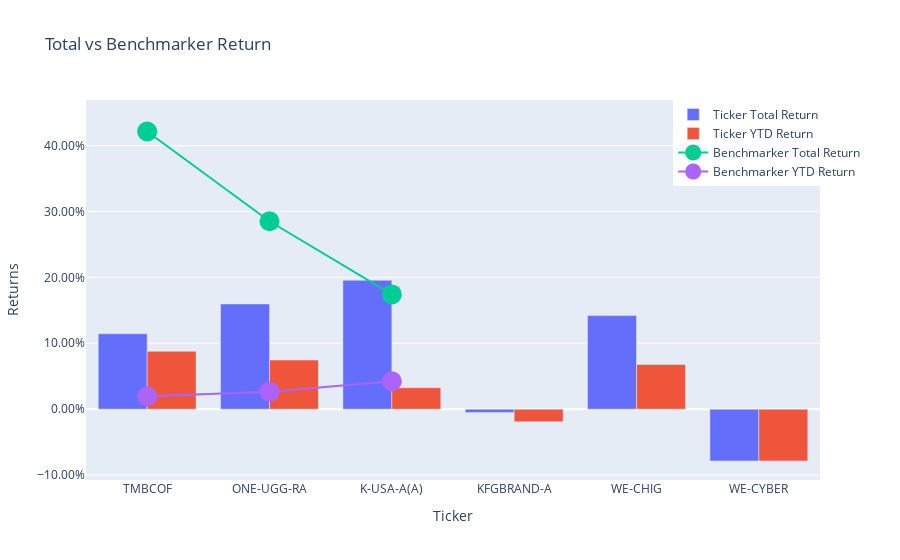

Notebook code cell kept with this figure:
### Code cell
trace1 = go.Bar(
    x = final_portfolio['Ticker'][0:10],
    y = final_portfolio['TotalReturn'][0:10],
    name = 'Ticker Total Return')
trace2 = go.Bar(
    x = final_portfolio['Ticker'][0:10],
    y = final_portfolio['YTDReturn'][0:10],
    name = 'Ticker YTD Return')
trace3 = go.Scatter(
    x = final_portfolio['Ticker'][0:10],
    y = final_portfolio['BM_Return'][0:10],
    marker_size=20,
    name = 'Benchmarker Total Return')
trace4 = go.Scatter(
    x = final_portfolio['Ticker'][0:10],
    y = final_portfolio['BM_YTD'][0:10],
    marker_size=20,
    name = 'Benchmarker YTD Return')
    
data = [trace1, trace2, trace3 , trace4]
layout = go.Layout(title = 'Total vs Benchmarker Return '
    , barmode = 'group'
    , yaxis=dict(title='Returns', tickformat=".2%")
    , xaxis=dict(title='Ticker')
    , legend=dict(x=.8,y=1)
    )
fig = go.Figure(data=data, layout=layout)
iplot(fig)

### Figure 1 — Plotly figure (JSON) as saved in the notebook; plotly's stock layout.template omitted (floating-point values rounded to 4 significant figures)
{"data": [{"name": "Ticker Total Return", "type": "bar", "x": ["TMBCOF", "ONE-UGG-RA", "K-USA-A(A)", "KFGBRAND-A", "WE-CHIG", "WE-CYBER"], "y": [0.1144, 0.1597, 0.1957, -0.005197, 0.142, -0.07869]}, {"name": "Ticker YTD Return", "type": "bar", "x": ["TMBCOF", "ONE-UGG-RA", "K-USA-A(A)", "KFGBRAND-A", "WE-CHIG", "WE-CYBER"], "y": [0.08776, 0.07459, 0.03256, -0.01917, 0.06789, -0.07855]}, {"marker": {"size": 20}, "name": "Benchmarker Total Return", "type": "scatter", "x": ["TMBCOF", "ONE-UGG-RA", "K-USA-A(A)", "KFGBRAND-A", "WE-CHIG", "WE-CYBER"], "y": [0.4214, 0.2851, 0.1741, null, null, null]}, {"marker": {"size": 20}, "name": "Benchmarker YTD Return", "type": "scatter", "x": ["TMBCOF", "ONE-UGG-RA", "K-USA-A(A)", "KFGBRAND-A", "WE-CHIG", "WE-CYBER"], "y": [0.0196, 0.02652, 0.04241, null, null, null]}], "layout": {"barmode": "group", "legend": {"x": 0.8, "y": 1}, "title": {"text": "Total vs Benchmarker Return "}, "xaxis": {"title": {"text": "Ticker"}}, "yaxis": {"tickformat": ".2%", "title": {"text": "Returns"}}}}
